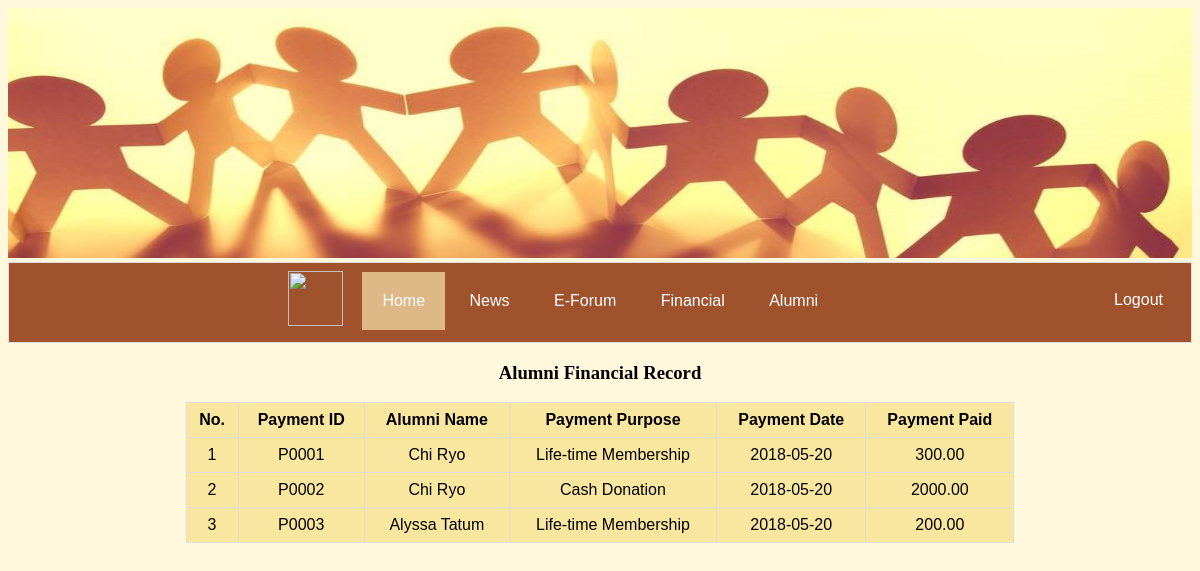
The app's page /AlumniManagementSystem/Financial_Record.php (signed in) with its own data.
### tables this page shows
CREATE TABLE `alumniinfo` (
  `pi_IC` varchar(15) NOT NULL,
  `pi_full_name` varchar(100) NOT NULL,
  `pi_gender` varchar(10) NOT NULL,
  `pi_address` text NOT NULL,
  `pi_email` varchar(50) NOT NULL,
  `pi_profile_picture` longblob NOT NULL,
  `pi_profilepicture_name` varchar(255) NOT NULL,
  `pi_batch` varchar(20) NOT NULL,
  `pi_year_graduate` year(4) NOT NULL,
  `pi_programme` varchar(50) NOT NULL,
  `pi_contact` varchar(50) NOT NULL,
  `al_id` varchar(20) DEFAULT NULL
);

CREATE TABLE `financialdata` (
  `payment_id` varchar(10) NOT NULL,
  `total_payment` double(10,2) NOT NULL,
  `payment_purpose` varchar(50) NOT NULL,
  `al_id` varchar(20) NOT NULL,
  `payment_date` date NOT NULL
);

### AlumniManagementSystem/Financial_Record.php (the view, shortened to what this page needs)
<!DOCTYPE html>
<html>
<head>
<link rel="stylesheet" href="css/header_navigationbar.css" />
<?php
include_once "setting/adminpage_navigation.php";
include_once "connect_database.php";
?>
<body>
<h3><center> Alumni Financial Record </center></h3>
<table align="center" id="Payment">
<tr>
	<th> No. </th>
	<th> Payment ID</th>
	<th onclick="sortTable(0)"> Alumni Name</th>
	<th> Payment Purpose</th>
	<th> Payment Date </th>
	<th> Payment Paid </th>
</tr>
<?php
$sqlshow2= "SELECT financialdata.payment_id, alumniinfo.pi_full_name, financialdata.payment_purpose, financialdata.payment_date, financialdata.total_payment FROM alumniinfo, financialdata
			WHERE alumniinfo.al_id = financialdata.al_id";
$resultfin = $conn->query($sqlshow2);
$no = 1;
while ($row = mysqli_fetch_assoc($resultfin))
{
	echo "<tr>";
	echo "<td>" . $no. "</td>";
	echo "<td>" . $row['payment_id']. "</td>";
	echo "<td>" . $row['pi_full_name']. "</td>";
	echo "<td>" . $row['payment_purpose']. "</td>";
	echo "<td>" . $row['payment_date']. "</td>";
	echo "<td>" . $row['total_payment']. "</td>";
	echo "</tr>";
	$no++;
}
?>
</body>
</head>
</html>

### AlumniManagementSystem/Financial_Record.php (style rules this page uses)
table { align: center; font-family: arial, sans-serif; border-collapse: collapse; width: 70%; background-color: #F9E79F; }
td, th { border: 1px solid #dddddd; text-align: center; padding: 8px; }

### records on screen
alumniinfo: financialdata.payment_id "P0001", pi_full_name "Chi Ryo", financialdata.payment_purpose "Life-time Membership", financialdata.payment_date "2018-05-20", financialdata.total_payment "300.00", financialdata.payment_id "P0002", financialdata.payment_purpose "Cash Donation", financialdata.total_payment "2000.00"
alumniinfo: financialdata.payment_id "P0003", pi_full_name "Alyssa Tatum", financialdata.payment_purpose "Life-time Membership", financialdata.payment_date "2018-05-20", financialdata.total_payment "200.00"
